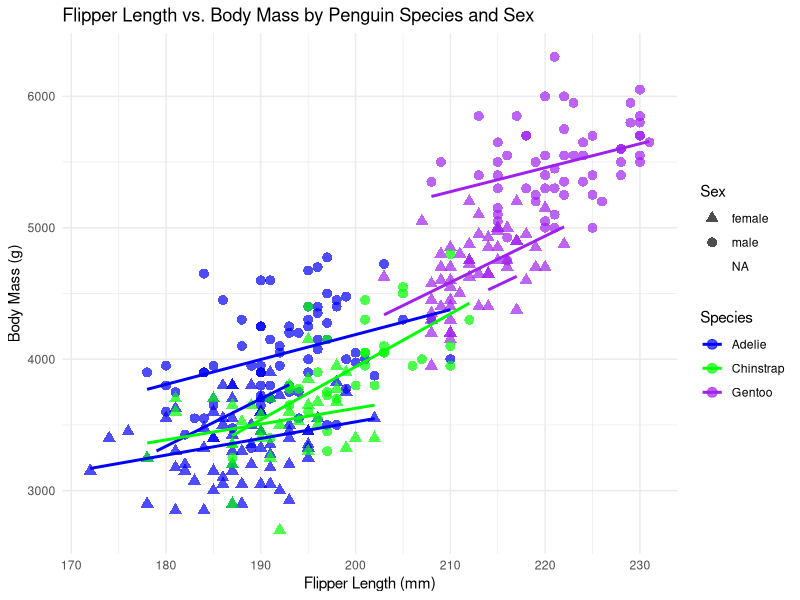

Recreate this plot in R.
# Install and load the palmerpenguins package
if (!require("palmerpenguins")) install.packages("palmerpenguins")
library(palmerpenguins)

# Load the penguins dataset
data("penguins")

# Load the ggplot2 library for plotting
library(ggplot2)

# Visualization: Scatter plot of flipper length vs body mass by species and sex with trendlines
ggplot(penguins, aes(x = flipper_length_mm, y = body_mass_g, color = species, shape = sex)) +
  geom_point(alpha = 0.7, size = 3) +
  geom_smooth(method = "lm", aes(color = species), se = FALSE) +  # Add trendlines with confidence intervals
  labs(
    title = "Flipper Length vs. Body Mass by Penguin Species and Sex",
    x = "Flipper Length (mm)",
    y = "Body Mass (g)"
  ) +
  theme_minimal() +
  scale_color_manual(values = c("Adelie" = "blue", "Chinstrap" = "green", "Gentoo" = "purple")) +
  scale_shape_manual(values = c("male" = 16, "female" = 17)) +
  guides(color = guide_legend(title = "Species"), shape = guide_legend(title = "Sex"))

